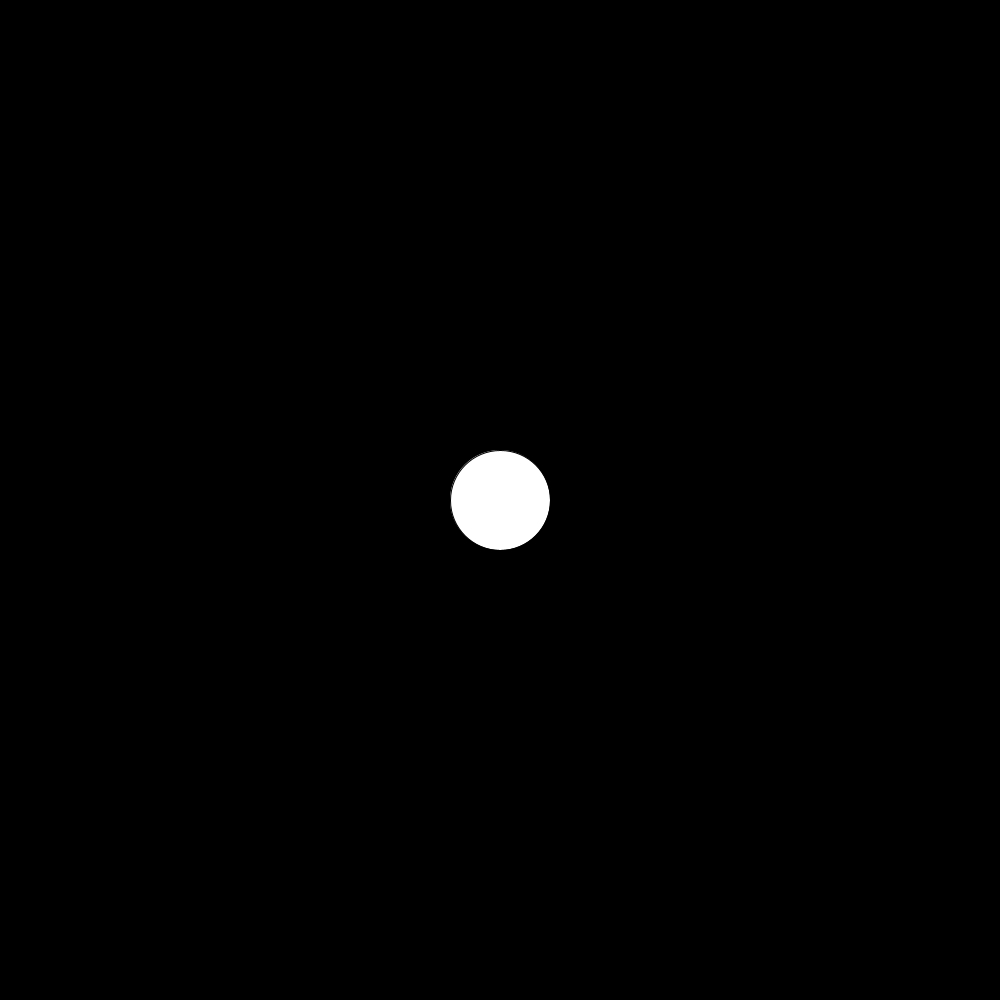
Frame 1 (no input)
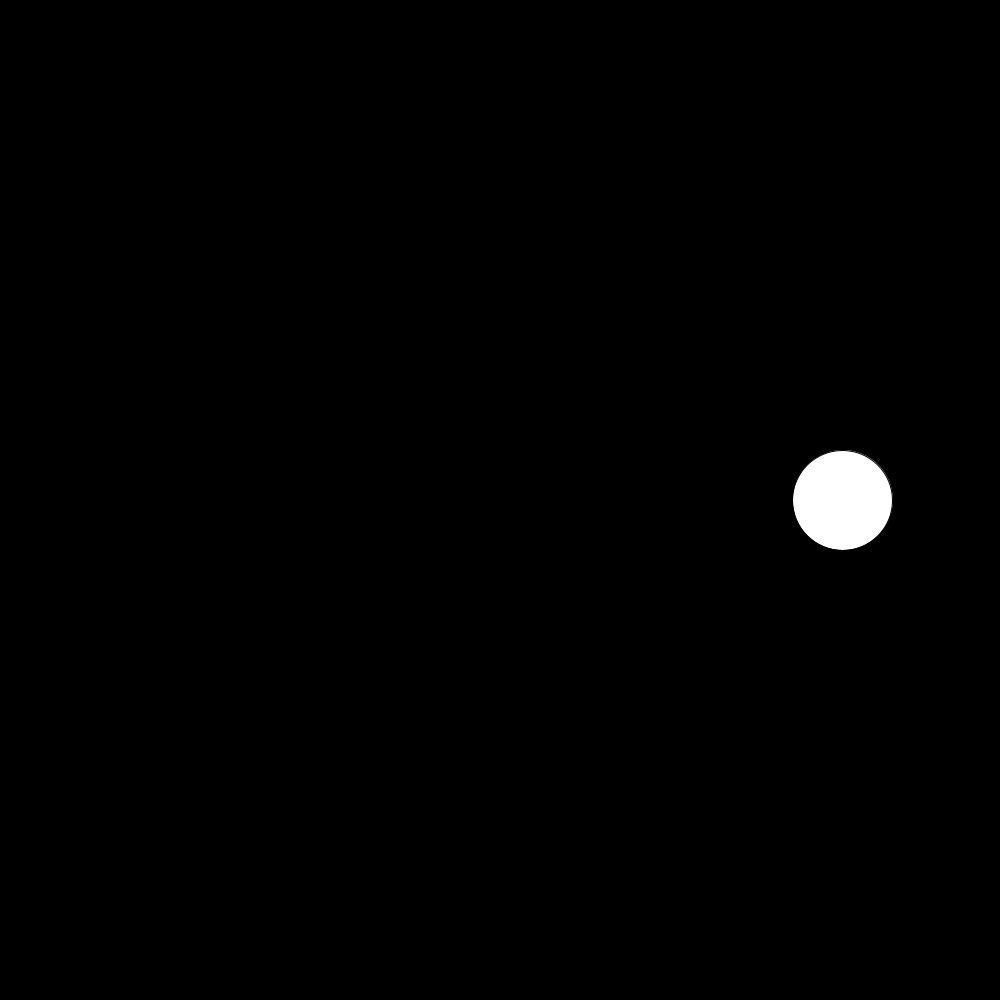
Frame 60 (the mouse pressed at the canvas centre just before this capture)
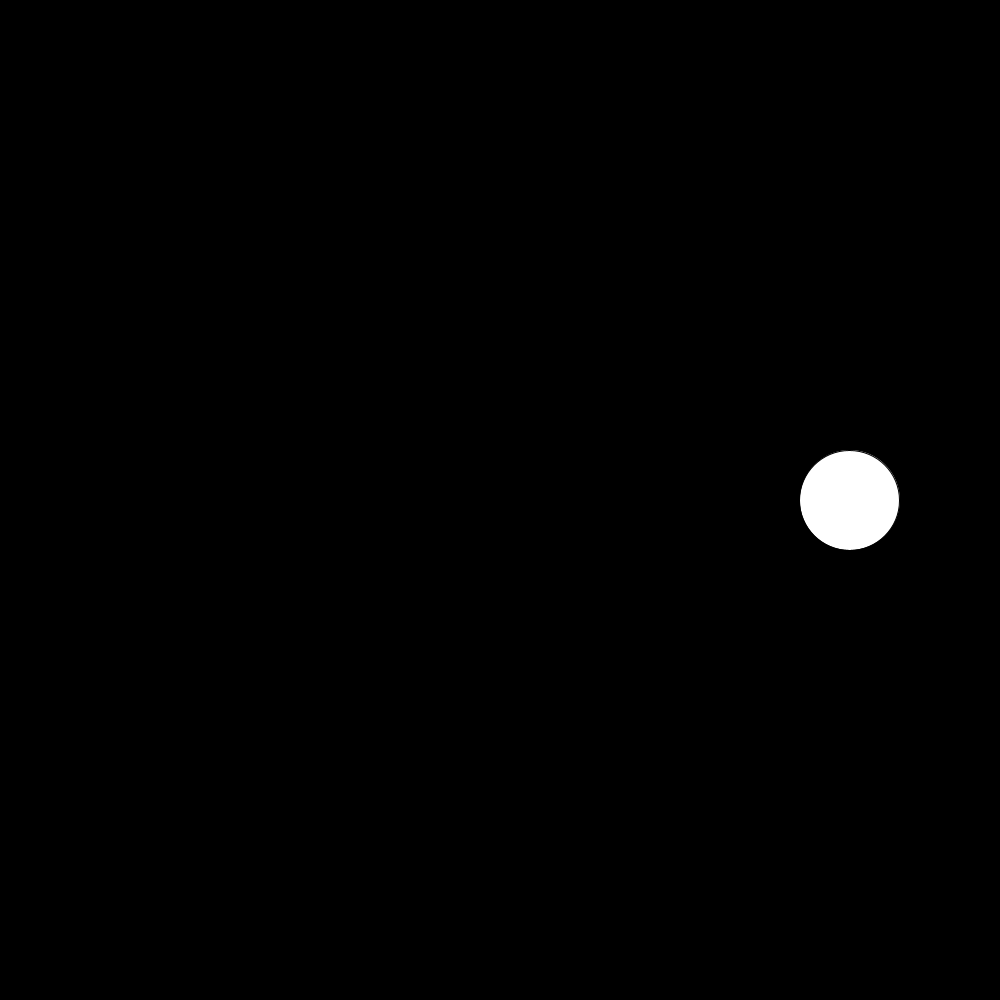
Frame 120 (the mouse held since frame 60 and released just before this capture)

The Processing sketch that drew these frames (run headless with seeded random() and noise(); from frame 60 on, the mouse is pressed at the canvas centre):

// Processing sketch: movement_example1
// ── movement_example1.pde
float x=0;
float y=0;
float angle = 0;

void setup() 
{
   size(1000,1000);
   y = height/2;
   x = width/2;
}


void draw()
{
   angle = angle +1;
   background(0);
   circle(x,y,100);
   x =  (sin(radians(angle))*400)+(width/2.0);
   //y =  (cos(radians(angle*4))*100)+(height/2.0);
   if(angle > 360) angle = 0;
}
